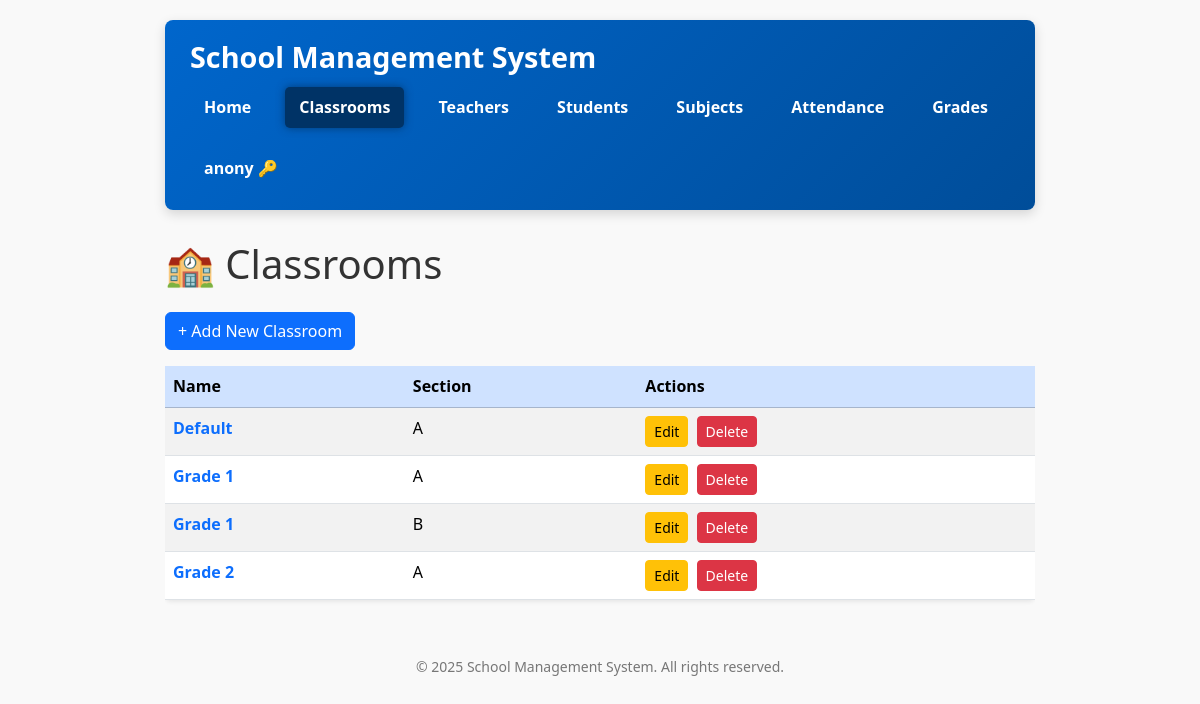
/classrooms/ (signed in), run on the app's committed database.
### school/models.py (models this page shows, shortened)
class User(AbstractUser):
    ROLE_CHOICES = (
        ('ADMIN', 'Admin'),
        ('TEACHER', 'Teacher'),
        ('STUDENT', 'Student'),
    )
    role = models.CharField(max_length=10, choices=ROLE_CHOICES, null=True, blank=True)
    force_password_change = models.BooleanField(default=False)  # Add this field

class ClassRoom(models.Model):
    name = models.CharField(max_length=100)
    section = models.CharField(max_length=1)
    subjects = models.ManyToManyField('Subject', related_name='classrooms', blank=True)
    class Meta:
        ordering = ['name', 'section']
        verbose_name_plural = 'Classrooms'

### school/views.py (the view)
# urls.py: path('classrooms/', views.classroom_list, name='classroom_list'),
@role_required(['Admin', 'Teacher'])
def classroom_list(request):
    user = request.user
    if user.is_superuser or user.role == 'ADMIN':
        classrooms = ClassRoom.objects.all()
    elif user.role == 'TEACHER':
        teacher = get_object_or_404(Teacher, user=user)
        classrooms = ClassRoom.objects.filter(subjects__teachers=teacher).distinct()
    else:
        return HttpResponseForbidden()
    return render(request, 'school/classroom_list.html', {'classrooms': classrooms})

### school/views.py (called while the page is built)
def role_required(allowed_roles=[]):
    def decorator(view_func):
        @wraps(view_func)
        def wrapper(request, *args, **kwargs):
            user = request.user
            if not user.is_authenticated:
                return redirect('login')
            user_role = getattr(user, 'role', None)
            if user.is_superuser or (user_role and user_role.upper() in [r.upper() for r in allowed_roles]):
                return view_func(request, *args, **kwargs)
            return redirect('school:no_permission')
        return wrapper
    return decorator

### school/templates/school/classroom_list.html (shortened to what this page needs)
{% extends 'school/base.html' %}
{% block content %}
<h1 class="mb-4">🏫 Classrooms</h1>
<p>
    <a href="{% url 'school:classroom_create' %}" class="btn btn-primary">
        + Add New Classroom
    </a>
</p>
{% if classrooms %}
<div class="table-responsive mt-3">
    <table class="table table-striped table-hover rounded shadow-sm bg-white">
        <thead class="table-primary">
            <tr>
                <th>Name</th>
                <th>Section</th>
                <th>Actions</th>
            </tr>
        </thead>
        <tbody>
            {% for classroom in classrooms %}
            <tr>
                <td>
                    <a href="{% url 'school:classroom_detail' classroom.pk %}" class="text-decoration-none fw-semibold">
                        {{ classroom.name }}
                    </a>
                </td>
                <td>{{ classroom.section }}</td>
                <td>
                    <a href="{% url 'school:classroom_update' classroom.pk %}" class="btn btn-sm btn-warning me-1">
                        Edit
                    </a>
                    <a href="{% url 'school:classroom_delete' classroom.pk %}" class="btn btn-sm btn-danger"
                       onclick="return confirm('Are you sure you want to delete this classroom?');">
                        Delete
                    </a>
                </td>
            </tr>
            {% endfor %}
        </tbody>
    </table>
</div>
{% else %}
<div class="alert alert-info mt-4" role="alert">
    No classrooms available. You can add one using the button above.
</div>
{% endif %}
{% endblock %}

### school/templates/school/base.html (shortened to what this page needs)
{% load static %}
<!DOCTYPE html>
<html lang="en">
<head>
    <link href="https://cdn.jsdelivr.net/npm/bootstrap@5.3.3/dist/css/bootstrap.min.css" rel="stylesheet" />
</head>
<body>
    <header>
        <div class="d-flex align-items-center">
            <h1>School Management System</h1>
        </div>
        <nav>
            <a href="{% url 'school:home' %}" class="{% if request.resolver_match.url_name == 'home' %}active{% endif %}">Home</a>
            <a href="{% url 'school:classroom_list' %}" class="{% if 'classroom' in request.path %}active{% endif %}">Classrooms</a>
            <a href="{% url 'school:teacher_list' %}" class="{% if 'teacher' in request.path %}active{% endif %}">Teachers</a>
            <a href="{% url 'school:student_list' %}" class="{% if 'student' in request.path %}active{% endif %}">Students</a>
            <a href="{% url 'school:subject_list' %}" class="{% if 'subject' in request.path %}active{% endif %}">Subjects</a>
            <a href="{% url 'school:attendance_list' %}" class="{% if 'attendance' in request.path %}active{% endif %}">Attendance</a>
            <a href="{% url 'school:grade_list' %}" class="{% if 'grade' in request.path %}active{% endif %}">Grades</a>
            {% if user.is_authenticated %}
                <form id="logout-form" action="{% url 'school:logout' %}" method="post" style="display:inline;">
                    <button type="submit" title="Logout">{{ user.username }} &#x1F511;</button>
                </form>
            {% else %}
                <a href="{% url 'school:login' %}" class="{% if 'login' in request.path %}active{% endif %}">Login</a>
            {% endif %}
        </nav>
    </header>
    <main>
        {% block content %}{% endblock %}
    </main>
    <footer>
        &copy; {% now "Y" %} School Management System. All rights reserved.
    </footer>
</body>
</html>

### school/templates/school/base.html (style rules this page uses)
body { font-family: 'Segoe UI', Tahoma, Geneva, Verdana, sans-serif; max-width: 900px; margin: 20px auto; padding: 0 15px; background: #f9f9f9; color: #333; line-height: 1.6; }
header { background: linear-gradient(135deg, #0066cc 0%, #004d99 100%); color: white; padding: 20px 25px; margin-bottom: 30px; border-radius: 8px; box-shadow: 0 4px 12px rgba(0, 0, 0, 0.15); position: sticky; top: 0; z-index: 1000; }
header h1 { margin: 0; font-weight: 700; font-size: 1.8rem; user-select: none; }
nav { margin-top: 12px; display: flex; gap: 20px; flex-wrap: wrap; }
nav a, nav form button { color: white; font-weight: 600; padding: 8px 14px; border-radius: 5px; transition: background-color 0.3s ease; cursor: pointer; text-decoration: none; border: none; background: none; }
nav a.active { background-color: #003366; color: #fff; box-shadow: 0 0 8px #003366cc; }
footer { margin-top: 40px; text-align: center; color: #777; font-size: 14px; }

### data on the page
User: username "anony"
ClassRoom: name "Default", section "A"
ClassRoom: name "Grade 1", section "A"
ClassRoom: name "Grade 1", section "B"
ClassRoom: name "Grade 2", section "A"
